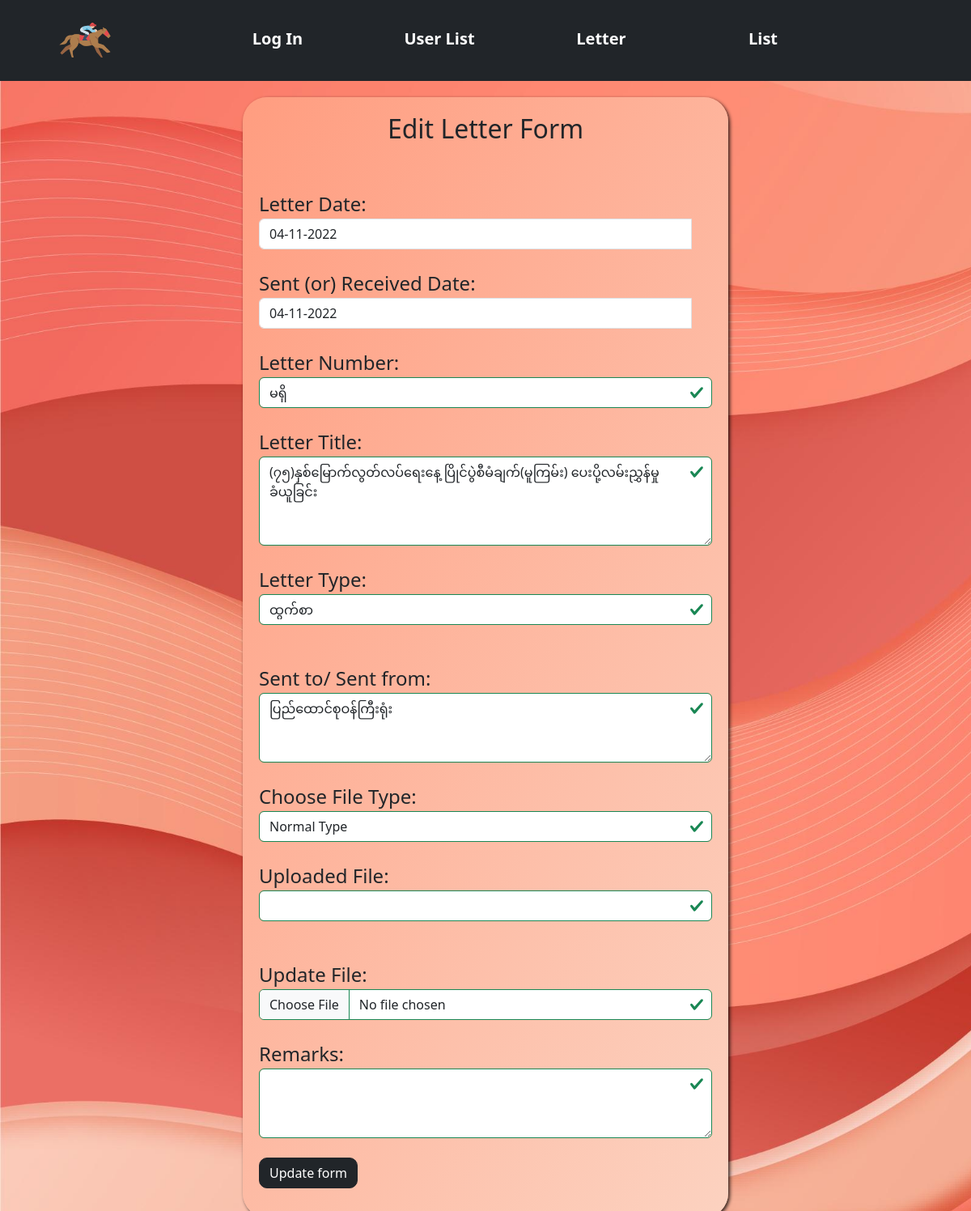
The page /edit.php?id=1 on the database its author committed.
### tables this page shows
CREATE TABLE `letter_table` (
  `rec_id` int(11) NOT NULL,
  `int_out_date` date NOT NULL,
  `letter_number` varchar(200) NOT NULL,
  `letter_title` varchar(3000) NOT NULL,
  `type_id` int(11) DEFAULT 0,
  `letter_date` date DEFAULT NULL,
  `dep_person` varchar(400) NOT NULL,
  `filename` varchar(200) NOT NULL,
  `remarks` varchar(1200) DEFAULT NULL,
  `entry_by` int(11) NOT NULL DEFAULT 0,
  `file_type` varchar(22) NOT NULL DEFAULT '0'
);

### edit.php (the view, shortened to what this page needs)
<?php
include("inc/nav.php");
include("inc/dbsetting.php");
if (isset($_GET["id"])) {
	$id =$_GET["id"];
	$datesql = "SELECT *, DATE_FORMAT(letter_date, '%d-%m-%Y') AS formatted_date, DATE_FORMAT(int_out_date, '%d-%m-%Y') AS int_out_date FROM letter_table WHERE rec_id=" . $id;
	$result1= $dbconn->query($datesql);
?>
<head>
	<link rel="stylesheet" href= "https://cdnjs.cloudflare.com/ajax/libs/bootstrap-datepicker/1.9.0/css/bootstrap-datepicker.min.css">
	<link rel="stylesheet" href="https://code.jquery.com/ui/1.12.1/themes/base/jquery-ui.css">
<link rel="stylesheet" href="https://cdnjs.cloudflare.com/ajax/libs/font-awesome/5.13.0/css/all.min.css">
</head>
<?php
	while($row = $result1->fetch_assoc())
	{
?>
<body id="letterbd">
	<div class="container-sm letterbox">
		<form action="edsubmit.php" method="POST" class="was-validated" enctype="multipart/form-data">
			<h2><center>Edit Letter Form</center></h2><br><br>
			<div>
				<label for="text">Letter Date:</label><br>
					<div class="input-group" data-date-format="dd-mm-yyyy">
						<input  id="txtDate" class="form-control inbox date" name="letterdate" type="text" readonly required value="<?php echo $row["formatted_date"]; ?>"/>
						<label class="input-group-btn" for="txtDate">
							<span class="btn btn-default">
							</span>
						</label>
					</div><br>
			<div class="mycontent">
				<label for="text">Sent (or) Received Date:</label><br>
					<div class="input-group" data-date-format="dd-mm-yyyy">
						<input  id="txtDate2" class="form-control inbox date" name="in_out_date" type="text" readonly required value="<?php echo $row["int_out_date"]; ?>" />
						<label class="input-group-btn" for="txtDate2">
							<span class="btn btn-default">
							</span>
						</label>
					</div><br>
				<label for="text">Letter Number:</label>
					<input type="text" class="form-control inbox" id="letternum" value="<?php echo $row["letter_number"]; ?>" name="letternum"><br>
				<label for="text">Letter Title:</label><br>
					<textarea class="form-control inbox" rows="4" id="lettertitle" name="lettertitle"><?php echo $row["letter_title"]; ?></textarea><br>
				<label for="text">Letter Type:</label><br>
					<select name="seltype" id="seltype" class="form-control inbox">
					    <?php
					    $sql = "SELECT * FROM type_table ORDER BY letter_type;";
					    $result = $dbconn->query($sql);
					    if ($result->num_rows > 0) {
					        while ($row1 = $result->fetch_assoc()) {
					            $selected = $row["type_id"] == $row1["type_id"] ? " selected" : "";
					            echo "<option value='" . $row1['type_id'] . "'" . $selected . ">" . $row1['letter_type'] . "</option>";
					        }
					    }
					    ?>
					</select><br><br>
				<label for="text">Sent to/ Sent from:</label><br>
					<textarea class="form-control inbox" rows="3" id="ldep" name="letterdep"><?php echo $row["dep_person"]; ?></textarea><br>
					<label for="text">Choose File Type:</label><br>
					<select name="filesel" id="filesel" class="form-control inbox">
						<?php
						 $sql = "SELECT * FROM letter_table ORDER BY rec_id;";
					    $result = $dbconn->query($sql);
					    if ($result->num_rows > 0)
					    {
					    	$choose_type = $row['file_type']== 0 ? "0'>Normal Type</option><option value='1'>Secret Type</option>" : "1'>Secret Type</option><option value='0'>Normal Type</option>";
						 echo "<option value='" . $choose_type;
						}
						?>
					</select><br>
				<label for="text">Uploaded File:</label><br>
					<input type="text" class="form-control inbox" id="upf" value="<?php echo $row["filename"]; ?>" name="upfile"><br><br>
				<label for="text">Update File:</label><br>
					<input type="file" class="form-control inbox" id="updatef" name="updatefile">
					<br>
					<label for="text">Remarks:</label><br>
					<textarea class="form-control inbox" rows="3" id="remarks" name="remarks"></textarea><br>
						<button type="submit" name="edbtn" style="border-radius: 10px;" class="btn btn-dark">Update form</button><br />
			</div>
	    </form>
</div>
    <?php
	}
  }
?>
</body>

### inc/nav.php (style rules this page uses)
label { font-size: 18pt; }

### edit.php (style rules this page uses)
.letterbox { box-shadow: 2px 2px 4px rgba(0, 0, 0, 0.8); margin-top:10%; border-radius:30px; padding: 20px; width: 50%; height: auto; min-width: 350px; justify-content: center; background: linear-gradient(300deg, #fcd2c0, #ff9d80); }
body { background-image: url('images/edit.jpg'); background-size: cover; background-repeat: no-repeat; background-attachment: fixed; }
.inbox { min-width: 250px; max-width: 700px; }
label { font-size: 18pt; }

### rows shown on the page
letter_table: letterdate "04-11-2022", in_out_date "04-11-2022", letternum "မရှိ", lettertitle "(၇၅)နှစ်မြောက်လွတ်လပ်ရေးနေ့ ပြိုင်ပွဲစီမံချက်(မူကြမ်း) ပေးပို့လမ်းညွှန်မှု ခံယူခြင်း", letterdep "ပြည်ထောင်စုဝန်ကြီးရုံး", filesel "Normal Type"

### other values the page prints
form field seltype "ထွက်စာ"
